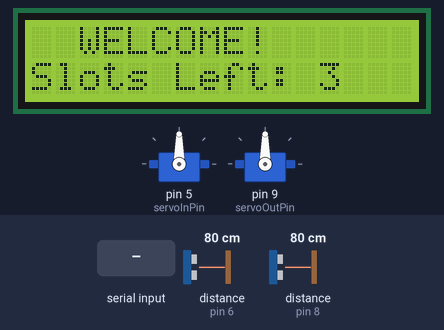
Bench run of a sketch on a simulated Arduino Uno, built with avr-gcc and run on an emulated ATmega328P. On the bench: 16×2 character LCD, 2 × servo. Wiring (inferred from the names in the program): 2 × ultrasonic range finder: trigger pin 4, echo pin 6 / trigger pin 7, echo pin 8. Inputs (shaded band) come from the test bench; at power-on: distance to the obstacle (sensors on pin 6, pin 8) 80 cm. The echo pulse lasts 58.3 µs per cm.

Above: at 2.8 s.
2.9 s: "s" received over the second serial link
At 3.6 s:
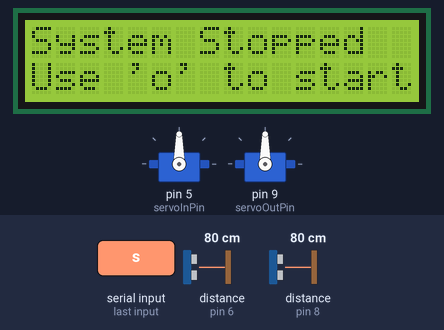
4.7 s: "o" received over the second serial link
At 5.4 s:
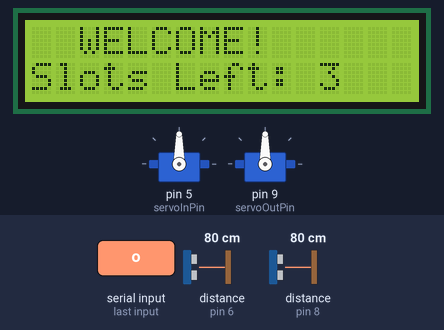
6.2 s: distance to the obstacle (sensor on pin 6) set to 2 cm
At 7.2 s:
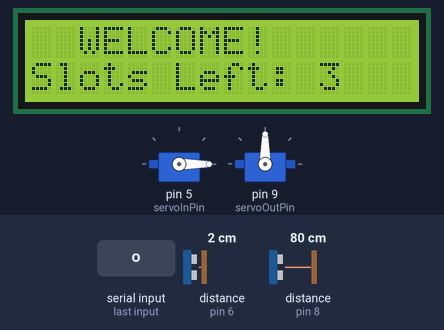
9.0 s: distance to the obstacle (sensor on pin 8) set to 2 cm
At 9.4 s:
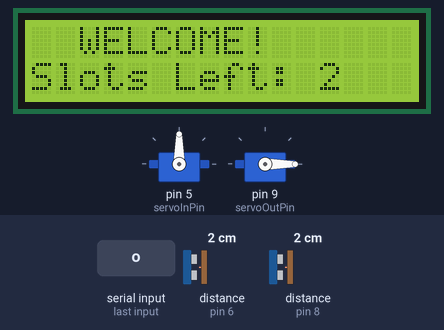
Timing chart, 0 to 12.0 s (numbered marks = the images above; inputs shaded):
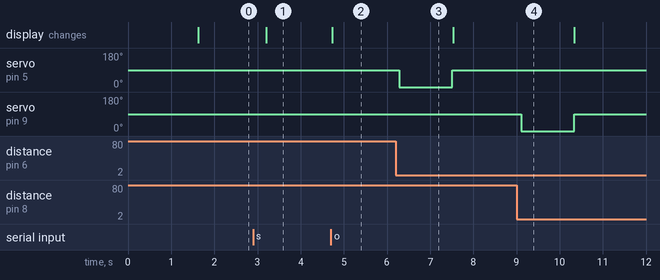

The sketch:

parkingcode.ino
```cpp
#include <Wire.h>
#include <LiquidCrystal_I2C.h>
#include <Servo.h>
#include <SoftwareSerial.h>

// LCD
LiquidCrystal_I2C lcd(0x27, 16, 2);

// Servo
Servo servoIn, servoOut;

// HC-SR04 Ultrasonic Sensors
#define trigIn 4
#define echoIn 6
#define trigOut 7
#define echoOut 8

// Servo Pins
#define servoInPin 5
#define servoOutPin 9

// Bluetooth (HC-05) dùng D2 (RX), D3 (TX)
#define BLUETOOTH_RX 2
#define BLUETOOTH_TX 3
SoftwareSerial btSerial(BLUETOOTH_RX, BLUETOOTH_TX);

// System Variables
const int totalSpots = 3;
int occupiedSpots = 0;
int totalCarsEntered = 0;
const long parkingFee = 5000;

bool systemRunning = true;
bool flagIn = false;
bool flagOut = false;

// --- đo khoảng cách ---
long measureDistance(int trigPin, int echoPin) {
  digitalWrite(trigPin, LOW);
  delayMicroseconds(2);
  digitalWrite(trigPin, HIGH);
  delayMicroseconds(10);
  digitalWrite(trigPin, LOW);
  long duration = pulseIn(echoPin, HIGH, 30000);
  return (duration == 0) ? 999 : duration * 0.034 / 2;
}

// --- Update LCD Display ---
void updateDisplay() {
  lcd.clear();
  lcd.setCursor(0, 0);
  if (!systemRunning) {
    lcd.print("System Stopped");
    lcd.setCursor(0, 1);
    lcd.print("Use 'o' to start");
  } else if (occupiedSpots >= totalSpots) {
    lcd.print("   SORRY :(   ");
    lcd.setCursor(0, 1);
    lcd.print(" Parking Full ");
  } else {
    lcd.print("  WELCOME!  ");
    lcd.setCursor(0, 1);
    lcd.print("Slots Left: ");
    lcd.print(totalSpots - occupiedSpots);
  }
}

// --- Send Bluetooth Data (tạm dừng servo tránh giật) ---
void sendBluetoothData() {
  long revenue = (long)totalCarsEntered * parkingFee;
  String msg = "Cars: " + String(totalCarsEntered) + " | Money: " + String(revenue);

  //  Tạm detach servo để tránh giật
  servoIn.detach();
  servoOut.detach();

  btSerial.println(msg);
  delay(50); // Cho HC-05 thời gian gửi

  //  Gắn lại servo sau khi gửi xong
  servoIn.attach(servoInPin);
  servoOut.attach(servoOutPin);
  servoIn.write(90);
  servoOut.write(90);
}

void setup() {
  btSerial.begin(9600);
  lcd.init();
  lcd.backlight();

  pinMode(trigIn, OUTPUT);
  pinMode(echoIn, INPUT);
  pinMode(trigOut, OUTPUT);
  pinMode(echoOut, INPUT);

  servoIn.attach(servoInPin);
  servoIn.write(90);
  servoOut.attach(servoOutPin);
  servoOut.write(90);

  lcd.setCursor(0, 0);
  lcd.print(" SMART PARKING ");
  lcd.setCursor(0, 1);
  lcd.print("  Initializing... ");
  delay(1500);
  updateDisplay();
}

void loop() {
  if (btSerial.available()) {
    char cmd = btSerial.read();
    if (cmd == 's') {
      systemRunning = false;
      updateDisplay();
    } else if (cmd == 'o') {
      systemRunning = true;
      updateDisplay();
    }
  }

  if (!systemRunning) return;

  long distIn = measureDistance(trigIn, echoIn);
  long distOut = measureDistance(trigOut, echoOut);

  // Phát hiện xe vào
  if (distIn < 10 && !flagIn) {
    flagIn = true;
    if (occupiedSpots < totalSpots) {
      occupiedSpots++;
      totalCarsEntered++;
      servoIn.write(0);
      delay(1200);
      servoIn.write(90);
      updateDisplay();
      sendBluetoothData();  //  Gửi khi có xe vào
    }
  }
  if (distIn > 20) flagIn = false;

  // Phát hiện xe ra
  if (distOut < 10 && !flagOut) {
    flagOut = true;
    if (occupiedSpots > 0) {
      occupiedSpots--;
      servoOut.write(0);
      delay(1200);
      servoOut.write(90);
      updateDisplay();
    }
  }
  if (distOut > 20) flagOut = false;

  delay(300);
}
```

Measured:
- after the input at 2.9 s, the display: changes after 0.31 s (image 1)
- after the input at 4.7 s, the display: changes at once (image 2)
- after the input at 6.2 s, servo on pin 5 (servoInPin): 90° → 0° after 0.09 s, → 90° 1.2 s later
- after the input at 9.0 s, servo on pin 9 (servoOutPin): 90° → 0° after 0.11 s, → 90° 1.2 s later
